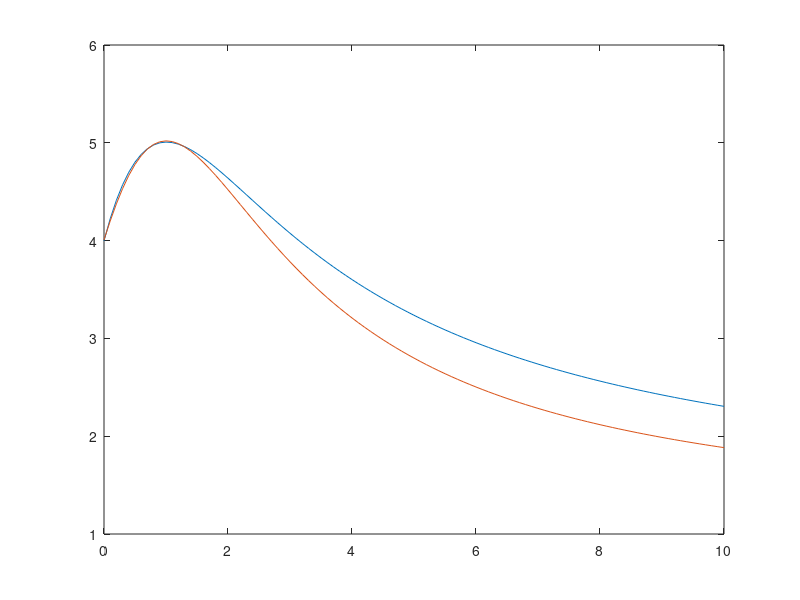

The MATLAB script that drew this image:
function gammatest2()
%Given k equally high barriers and one of differing height, what is the calculated gamma shape factor / nmin ?
%Plots calculated shape (blue) / nmin (orange) on Y, relative height of other barrier on X
%As expected, plot passes through (0,k) and (1,k+1), and then decreases from there.
%shapefactor > nmin always, with error increasing as x increases
%to lose one nmin, the different step needs to be 2-3x the time of others

n = 1e5; %number of points, anything over 1e4 is probably enough to average out random error
k = 4; %number of equally slow steps, in addition to the other step of varying time

x = exprnd(1,k,n);
x = sum(x,1);

y = exprnd(1,1,n);

zx = (0:0.1:10);
zy = zeros(size(zx));
zy2 = zeros(size(zx));

for i = 1:length(zx)
    t=(x + zx(i) * y)';
    fd = fitdist(t, 'gamma');
    zy(i) = fd.a;
    zy2(i) = mean(t)^2/var(t);
end

figure, plot(zx, zy), hold on, plot(zx,zy2)
